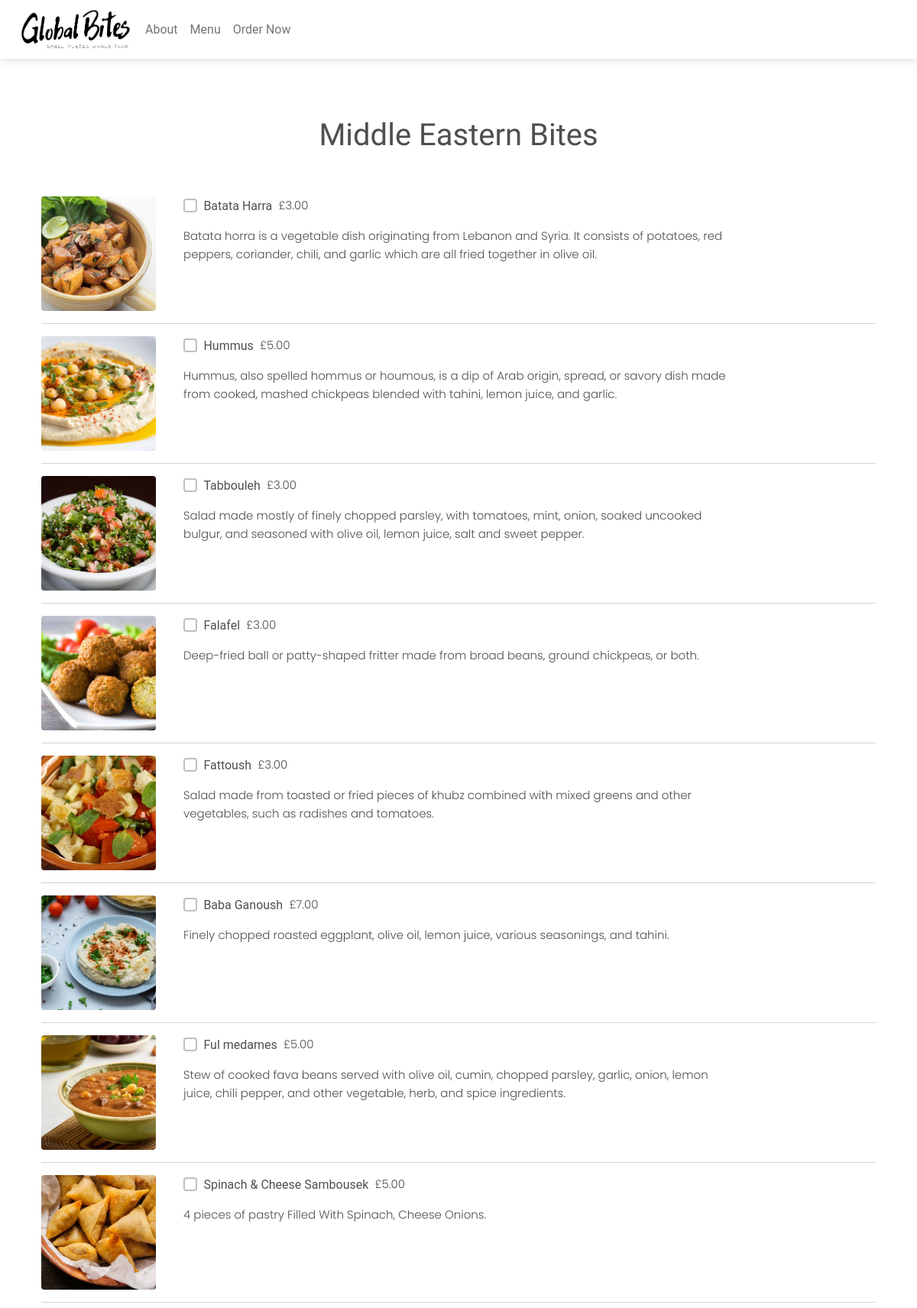
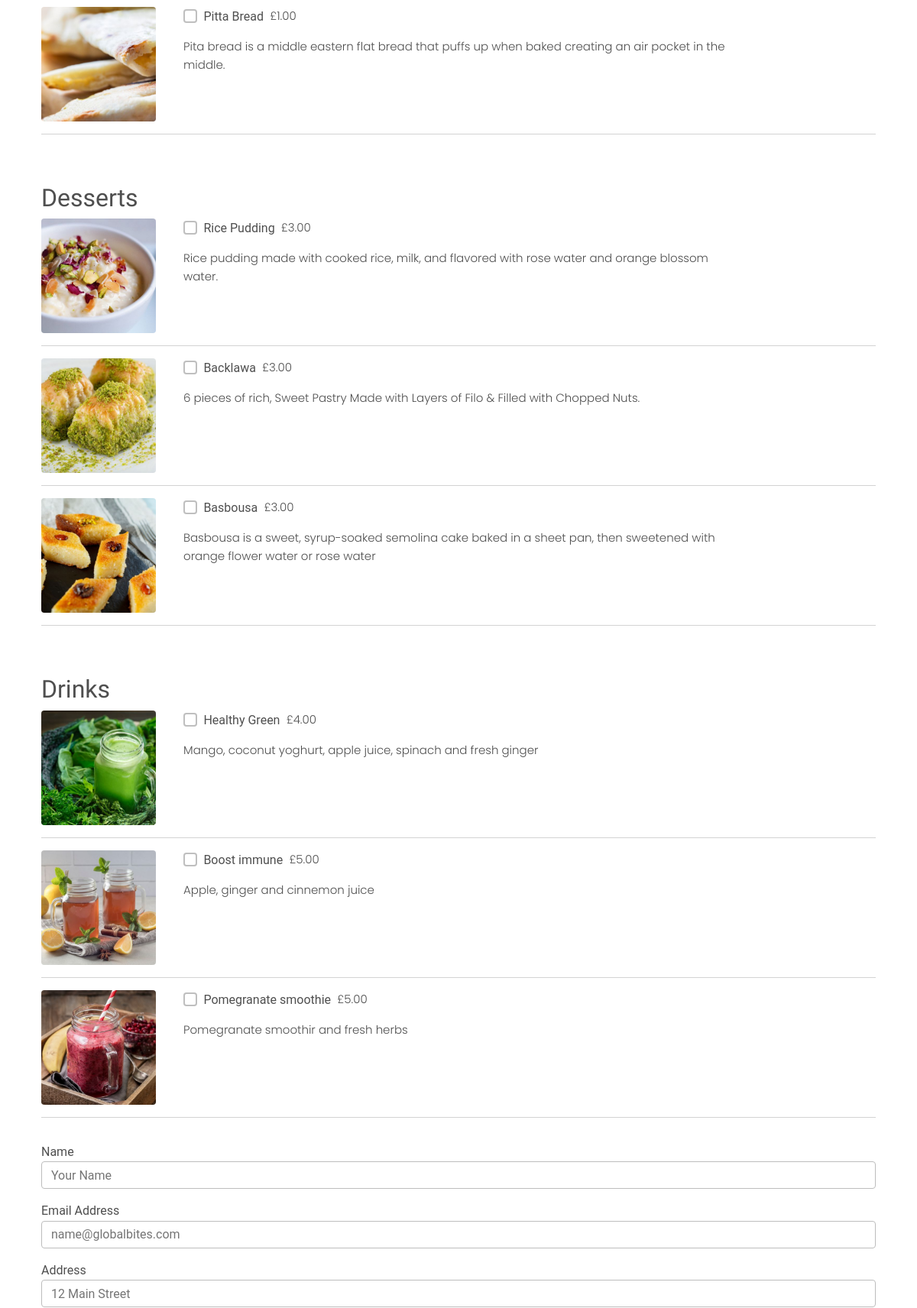
The page /order/ (upper part) on the database its author committed (2 pictures, top to bottom).
### customer/models.py (models this page shows, shortened)
class MenuItem(models.Model):
    name = models.CharField(max_length=100)
    description = models.TextField()
    image = models.ImageField(upload_to='menu_images/')
    price = models.DecimalField(max_digits=5, decimal_places=2)
    category = models.ManyToManyField('Category', related_name='item')

### customer/views.py (the view, shortened to what this page needs)
# urls.py: path('order/', Order.as_view(), name='order'),
class Order(View):
    def get(self, request, *arg, **kwargs):
        mainbites = MenuItem.objects.filter(
            category__name__contains='Main_Bites')
        desserts = MenuItem.objects.filter(category__name__contains='Dessert')
        drinks = MenuItem.objects.filter(category__name__contains='Drink')
        context = {
            'mainbites': mainbites,
            'desserts': desserts,
            'drinks': drinks,
        }
        return render(request, 'customer/order.html', context)

### customer/templates/customer/order.html (shortened to what this page needs)
{% extends 'customer/base.html' %}
{% block content %}
<div class="container mb-5">
    <div class="row justify-content-center mt-1">
        <div class="col-md-12 col-sm-12 p-4">
            <form method="POST">
                <section>
                    <div class='container'>
                      <div class='row justify-content-center mt-5'>
                          <div class='col-md-6 col-sm-12 text-center'>
                              <h1>
                                Middle Eastern Bites
                              </h1>
                          </div>
                      </div>
                    </section>
                <div class="pt-5">
                    {% for mainbite in mainbites %}
                    <div class="row">
                        <div class="col-md-2 col-sm-12">
                            <img class="rounded" src="{{ mainbite.image.url}}" width="150" height="150">
                        </div>
                        <div class="col-md-8 col-sm-12">
                            <div class="d-flex flex-row">
                                <div class="form-group form-check">
                                    <input type="checkbox" name="items[]" class="form-check-input"
                                        value="{{ mainbite.pk }}">
                                    <label class="form-check-label">{{ mainbite.name }}</label>
                                </div>
                                <p class="font-weight-bold pl-5">&nbsp; £{{ mainbite.price }}</p>
                            </div>
                            <p>{{ mainbite.description}}</p>
                        </div>
                    </div>
                    <hr />
                    {% endfor %}
                </div>
                <div class="pt-5">
                    <h2>Desserts</h2>
                    {% for dessert in desserts %}
                    <div class="row">
                        <div class="col-md-2 col-sm-12">
                            <img class="rounded" src="{{ dessert.image.url}}" width="150" height="150">
                        </div>
                        <div class="col-md-8 col-sm-12">
                            <div class="d-flex flex-row">
                                <div class="form-group form-check">
                                    <input type="checkbox" name="items[]" class="form-check-input"
                                        value="{{ dessert.pk }}">
                                    <label class="form-check-label">{{ dessert.name }}</label>
                                </div>
                                <p class="font-weight-bold pl-5">&nbsp; £{{ dessert.price }}</p>
                            </div>
                            <p>{{ dessert.description}}</p>
                        </div>
                    </div>
                    <hr />
                    {% endfor %}
                </div>
                <div class="pt-5">
                    <h2>Drinks</h2>
                    {% for drink in drinks %}
                    <div class="row">
                        <div class="col-md-2 col-sm-12">
                            <img class="rounded" src="{{ drink.image.url}}" width="150" height="150">
                        </div>
                        <div class="col-md-8 col-sm-12">
                            <div class="d-flex flex-row">
                                <div class="form-group form-check">
                                    <input type="checkbox" name="items[]" class="form-check-input"
                                        value="{{ drink.pk }}">
                                    <label class="form-check-label">{{ drink.name }}</label>
                                </div>
                                <p class="font-weight-bold pl-5">&nbsp; £{{ drink.price }}</p>
                            </div>
                            <p>{{ drink.description}}</p>
                        </div>
                    </div>
                    <hr />
                    {% endfor %}
                </div>
                <div class="form-group pt-3">
                    <label for="name">Name</label>
                    <input required class="form-control" type="text" placeholder="Your Name" name="name" />
                </div>
                <div class="form-group pt-3">
                    <label for="name">Email Address</label>
                    <input required class="form-control" type="text" placeholder="name@globalbites.com" name="email" />
                </div>
                <div class="form-group pt-3">
                    <label for="name">Address</label>
                    <input required class="form-control" type="text" placeholder="12 Main Street" name="street" />
                </div>
            </form>
        </div>
    </div>
</div>
{% endblock content %}

### customer/static/customer/site.css (style rules this page uses)
h1 { font-family: 'Josefin Sans', sans-serif; font-weight: 400; }
p { font-family: 'Poppins', sans-serif; font-weight: 300; font-size: 15px; }
h2, h3 , h4, h5 , h6 { font-family: 'Josefin Sans', sans-serif; font-weight: 200; }

### rows shown on the page
MenuItem: image (picture), name "Batata Harra", price "3.00", description "Batata horra is a vegetable dish originating from Lebanon and Syria. It consists of potatoes, red peppers, coriander, chili, and garlic which are all fried together in olive oil."
MenuItem: image (picture), name "Hummus", price "5.00", description "Hummus, also spelled hommus or houmous, is a dip of Arab origin, spread, or savory dish made from cooked, mashed chickpeas blended with tahini, lemon juice, and garlic."
MenuItem: image (picture), name "Tabbouleh", price "3.00", description "Salad made mostly of finely chopped parsley, with tomatoes, mint, onion, soaked uncooked bulgur, and seasoned with olive oil, lemon juice, salt and sweet pepper."
MenuItem: image (picture), name "Falafel", price "3.00", description "Deep-fried ball or patty-shaped fritter made from broad beans, ground chickpeas, or both."
MenuItem: image (picture), name "Fattoush", price "3.00", description "Salad made from toasted or fried pieces of khubz combined with mixed greens and other vegetables, such as radishes and tomatoes."
MenuItem: image (picture), name "Baba Ganoush", price "7.00", description "Finely chopped roasted eggplant, olive oil, lemon juice, various seasonings, and tahini."
MenuItem: image (picture), name "Ful medames", price "5.00", description "Stew of cooked fava beans served with olive oil, cumin, chopped parsley, garlic, onion, lemon juice, chili pepper, and other vegetable, herb, and spice ingredients."
MenuItem: image (picture), name "Spinach & Cheese Sambousek", price "5.00", description "4 pieces of pastry Filled With Spinach, Cheese Onions."
MenuItem: image (picture), name "Pitta Bread", price "1.00", description "Pita bread is a middle eastern flat bread that puffs up when baked creating an air pocket in the middle."
MenuItem: image (picture), name "Rice Pudding", price "3.00", description "Rice pudding made with cooked rice, milk, and flavored with rose water and orange blossom water."
MenuItem: image (picture), name "Backlawa", price "3.00", description "6 pieces of rich, Sweet Pastry Made with Layers of Filo & Filled with Chopped Nuts."
MenuItem: image (picture), name "Basbousa", price "3.00", description "Basbousa is a sweet, syrup-soaked semolina cake baked in a sheet pan, then sweetened with orange flower water or rose water"
MenuItem: image (picture), name "Healthy Green", price "4.00", description "Mango, coconut yoghurt, apple juice, spinach and fresh ginger"
MenuItem: image (picture), name "Boost immune", price "5.00", description "Apple, ginger and cinnemon juice"
MenuItem: image (picture), name "Pomegranate smoothie", price "5.00", description "Pomegranate smoothir and fresh herbs"
